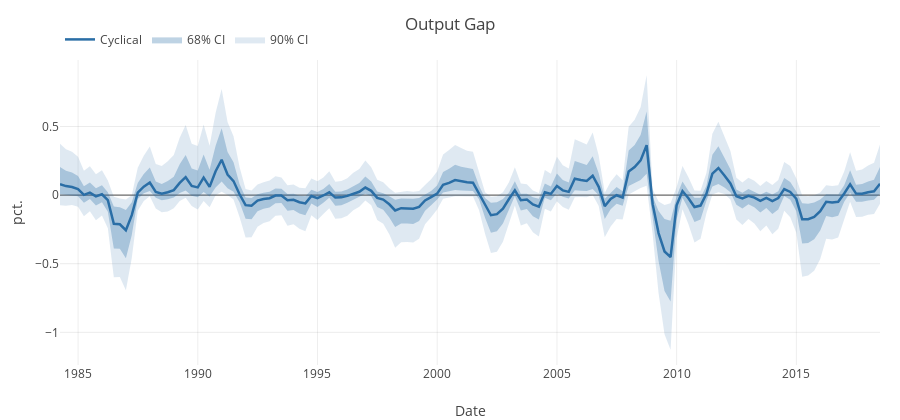
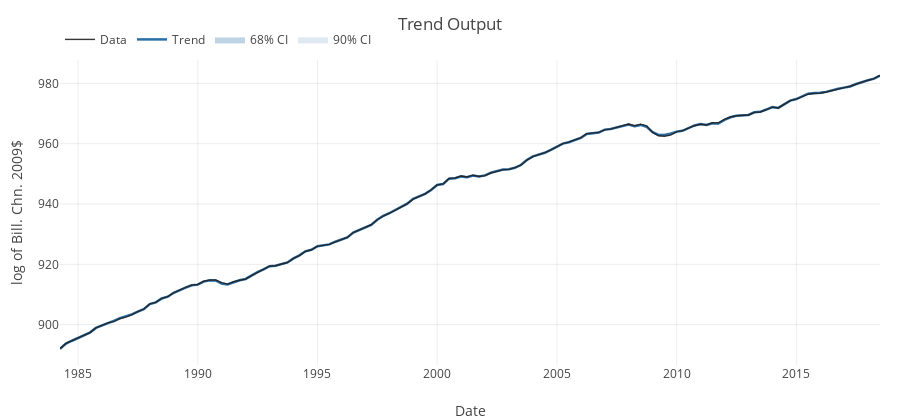
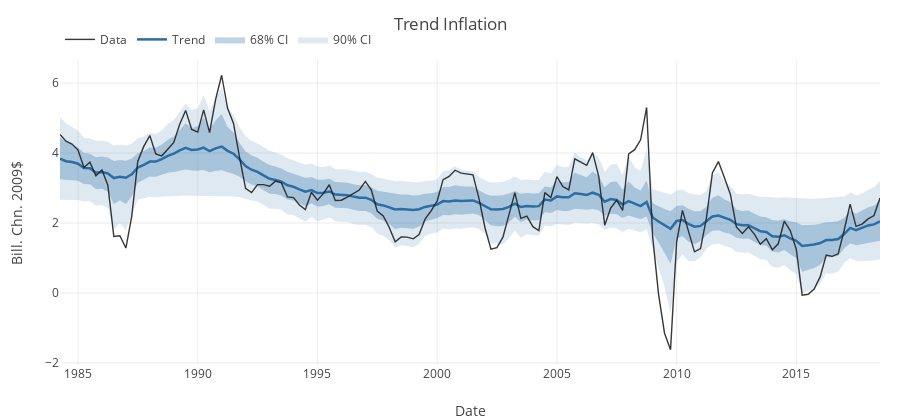

The cell these charts' notebook holds for them, in order:
### Code cell
main_color = "#2A6EA6"                    # median line
band68     = "rgba(42,110,166,0.30)"      # inner band
band90     = "rgba(42,110,166,0.15)"      # outer band
data_color = "#222222"                    # raw data

# ============= Business Cyclical =============
plt_cycle = Plot([
    scatter(x=date, y=α_05[C_ind,:].*σʸ[1], mode="lines",
            line=attr(color="rgba(0,0,0,0)"), hoverinfo="skip", showlegend=false),
    scatter(x=date, y=α_95[C_ind,:].*σʸ[1], mode="lines", name="90% CI",
            fill="tonexty", fillcolor=band90, line=attr(color="rgba(0,0,0,0)")),
    scatter(x=date, y=α_16[C_ind,:].*σʸ[1], mode="lines",
            line=attr(color="rgba(0,0,0,0)"), hoverinfo="skip", showlegend=false),
    scatter(x=date, y=α_84[C_ind,:].*σʸ[1], mode="lines", name="68% CI",
            fill="tonexty", fillcolor=band68, line=attr(color="rgba(0,0,0,0)")),
    scatter(x=date, y=α_med[C_ind,:].*σʸ[1], mode="lines", name="Cyclical",
            line=attr(color=main_color, width=2.5))
],
Layout(
    title="Output Gap", template="plotly_white", hovermode="x unified",
    width=900, height=420, margin=attr(l=60,r=20,t=60,b=55),
    xaxis=attr(title="Date", showgrid=true, zeroline=true),
    yaxis=attr(title="pct.", gridcolor="rgba(0,0,0,0.08)", zeroline=true),
    legend=attr(orientation="h", x=0.0, y=1.02, yanchor="bottom", bgcolor="rgba(0,0,0,0)")
))
display(plt_cycle)


# ============= Trend output + Data =============
plt_trend = Plot([
    # 90% band (lower then upper, fill to next y)
    scatter(x=date, y=α_05[τ_y,:].*σʸ[1], mode="lines",
            line=attr(color="rgba(0,0,0,0)"), hoverinfo="skip", showlegend=false),
    scatter(x=date, y=α_95[τ_y,:].*σʸ[1], mode="lines", name="90% CI",
            fill="tonexty", fillcolor=band90, line=attr(color="rgba(0,0,0,0)")),
    # 68% band
    scatter(x=date, y=α_16[τ_y,:].*σʸ[1], mode="lines",
            line=attr(color="rgba(0,0,0,0)"), hoverinfo="skip", showlegend=false),
    scatter(x=date, y=α_84[τ_y,:].*σʸ[1], mode="lines", name="68% CI",
            fill="tonexty", fillcolor=band68, line=attr(color="rgba(0,0,0,0)")),
    # median & data
    scatter(x=date, y=α_med[τ_y,:].*σʸ[1], mode="lines", name="Trend",
            line=attr(color=main_color, width=2.5)),
    scatter(x=date, y=y, mode="lines", name="Data",
            line=attr(color=data_color, width=1.4), opacity=0.9)
],
Layout(
    title="Trend Output", template="plotly_white", hovermode="x unified",
    width=900, height=420, margin=attr(l=60,r=20,t=60,b=55),
    xaxis=attr(title="Date", showgrid=true, zeroline=false),
    yaxis=attr(title="log of Bill. Chn. 2009\$", gridcolor="rgba(0,0,0,0.08)", zeroline=false),
    legend=attr(orientation="h", x=0.0, y=1.02, yanchor="bottom", bgcolor="rgba(0,0,0,0)")
))
display(plt_trend)


# ============= Trend Inflation =============
plt_trend = Plot([
    # 90% band (lower then upper, fill to next y)
    scatter(x=date, y=α_05[τ_π,:].*σʸ[2], mode="lines",
            line=attr(color="rgba(0,0,0,0)"), hoverinfo="skip", showlegend=false),
    scatter(x=date, y=α_95[τ_π,:].*σʸ[2], mode="lines", name="90% CI",
            fill="tonexty", fillcolor=band90, line=attr(color="rgba(0,0,0,0)")),
    # 68% band
    scatter(x=date, y=α_16[τ_π,:].*σʸ[2], mode="lines",
            line=attr(color="rgba(0,0,0,0)"), hoverinfo="skip", showlegend=false),
    scatter(x=date, y=α_84[τ_π,:].*σʸ[2], mode="lines", name="68% CI",
            fill="tonexty", fillcolor=band68, line=attr(color="rgba(0,0,0,0)")),
    # median & data
    scatter(x=date, y=α_med[τ_π,:].*σʸ[2], mode="lines", name="Trend",
            line=attr(color=main_color, width=2.5)),
    scatter(x=date, y=π_data, mode="lines", name="Data",
            line=attr(color=data_color, width=1.4), opacity=0.9)
],
Layout(
    title="Trend Inflation", template="plotly_white", hovermode="x unified",
    width=900, height=420, margin=attr(l=60,r=20,t=60,b=55),
    xaxis=attr(title="Date", showgrid=true, zeroline=false),
    yaxis=attr(title="Bill. Chn. 2009\$", gridcolor="rgba(0,0,0,0.08)", zeroline=false),
    legend=attr(orientation="h", x=0.0, y=1.02, yanchor="bottom", bgcolor="rgba(0,0,0,0)")
))
display(plt_trend)

### Figure 1 — Plotly figure (JSON) as saved in the notebook; plotly's stock layout.template omitted (floating-point values rounded to 4 significant figures; data arrays with more than 128 entries replaced by an {"elided": "..."} marker saying what was removed)
{"data": [{"hoverinfo": "skip", "line": {"color": "rgba(0,0,0,0)"}, "mode": "lines", "showlegend": false, "type": "scatter", "x": {"elided": "138 str values"}, "y": {"elided": "138 float values"}}, {"fill": "tonexty", "fillcolor": "rgba(42,110,166,0.15)", "line": {"color": "rgba(0,0,0,0)"}, "mode": "lines", "name": "90% CI", "type": "scatter", "x": {"elided": "138 str values"}, "y": {"elided": "138 float values"}}, {"hoverinfo": "skip", "line": {"color": "rgba(0,0,0,0)"}, "mode": "lines", "showlegend": false, "type": "scatter", "x": {"elided": "138 str values"}, "y": {"elided": "138 float values"}}, {"fill": "tonexty", "fillcolor": "rgba(42,110,166,0.30)", "line": {"color": "rgba(0,0,0,0)"}, "mode": "lines", "name": "68% CI", "type": "scatter", "x": {"elided": "138 str values"}, "y": {"elided": "138 float values"}}, {"line": {"color": "#2A6EA6", "width": 2.5}, "mode": "lines", "name": "Cyclical", "type": "scatter", "x": {"elided": "138 str values"}, "y": {"elided": "138 float values"}}], "layout": {"height": 420, "hovermode": "x unified", "legend": {"bgcolor": "rgba(0,0,0,0)", "orientation": "h", "x": 0, "y": 1.02, "yanchor": "bottom"}, "margin": {"b": 55, "l": 60, "r": 20, "t": 60}, "title": "Output Gap", "width": 900, "xaxis": {"showgrid": true, "title": "Date", "zeroline": true}, "yaxis": {"gridcolor": "rgba(0,0,0,0.08)", "title": "pct.", "zeroline": true}}}

### Figure 2 — Plotly figure (JSON) as saved in the notebook; plotly's stock layout.template omitted (floating-point values rounded to 4 significant figures; data arrays with more than 128 entries replaced by an {"elided": "..."} marker saying what was removed)
{"data": [{"hoverinfo": "skip", "line": {"color": "rgba(0,0,0,0)"}, "mode": "lines", "showlegend": false, "type": "scatter", "x": {"elided": "138 str values"}, "y": {"elided": "138 float values"}}, {"fill": "tonexty", "fillcolor": "rgba(42,110,166,0.15)", "line": {"color": "rgba(0,0,0,0)"}, "mode": "lines", "name": "90% CI", "type": "scatter", "x": {"elided": "138 str values"}, "y": {"elided": "138 float values"}}, {"hoverinfo": "skip", "line": {"color": "rgba(0,0,0,0)"}, "mode": "lines", "showlegend": false, "type": "scatter", "x": {"elided": "138 str values"}, "y": {"elided": "138 float values"}}, {"fill": "tonexty", "fillcolor": "rgba(42,110,166,0.30)", "line": {"color": "rgba(0,0,0,0)"}, "mode": "lines", "name": "68% CI", "type": "scatter", "x": {"elided": "138 str values"}, "y": {"elided": "138 float values"}}, {"line": {"color": "#2A6EA6", "width": 2.5}, "mode": "lines", "name": "Trend", "type": "scatter", "x": {"elided": "138 str values"}, "y": {"elided": "138 float values"}}, {"line": {"color": "#222222", "width": 1.4}, "mode": "lines", "name": "Data", "opacity": 0.9, "type": "scatter", "x": {"elided": "138 str values"}, "y": {"elided": "138 float values"}}], "layout": {"height": 420, "hovermode": "x unified", "legend": {"bgcolor": "rgba(0,0,0,0)", "orientation": "h", "x": 0, "y": 1.02, "yanchor": "bottom"}, "margin": {"b": 55, "l": 60, "r": 20, "t": 60}, "title": "Trend Output", "width": 900, "xaxis": {"showgrid": true, "title": "Date", "zeroline": false}, "yaxis": {"gridcolor": "rgba(0,0,0,0.08)", "title": "log of Bill. Chn. 2009$", "zeroline": false}}}

### Figure 3 — Plotly figure (JSON) as saved in the notebook; plotly's stock layout.template omitted (floating-point values rounded to 4 significant figures; data arrays with more than 128 entries replaced by an {"elided": "..."} marker saying what was removed)
{"data": [{"hoverinfo": "skip", "line": {"color": "rgba(0,0,0,0)"}, "mode": "lines", "showlegend": false, "type": "scatter", "x": {"elided": "138 str values"}, "y": {"elided": "138 float values"}}, {"fill": "tonexty", "fillcolor": "rgba(42,110,166,0.15)", "line": {"color": "rgba(0,0,0,0)"}, "mode": "lines", "name": "90% CI", "type": "scatter", "x": {"elided": "138 str values"}, "y": {"elided": "138 float values"}}, {"hoverinfo": "skip", "line": {"color": "rgba(0,0,0,0)"}, "mode": "lines", "showlegend": false, "type": "scatter", "x": {"elided": "138 str values"}, "y": {"elided": "138 float values"}}, {"fill": "tonexty", "fillcolor": "rgba(42,110,166,0.30)", "line": {"color": "rgba(0,0,0,0)"}, "mode": "lines", "name": "68% CI", "type": "scatter", "x": {"elided": "138 str values"}, "y": {"elided": "138 float values"}}, {"line": {"color": "#2A6EA6", "width": 2.5}, "mode": "lines", "name": "Trend", "type": "scatter", "x": {"elided": "138 str values"}, "y": {"elided": "138 float values"}}, {"line": {"color": "#222222", "width": 1.4}, "mode": "lines", "name": "Data", "opacity": 0.9, "type": "scatter", "x": {"elided": "138 str values"}, "y": {"elided": "138 float values"}}], "layout": {"height": 420, "hovermode": "x unified", "legend": {"bgcolor": "rgba(0,0,0,0)", "orientation": "h", "x": 0, "y": 1.02, "yanchor": "bottom"}, "margin": {"b": 55, "l": 60, "r": 20, "t": 60}, "title": "Trend Inflation", "width": 900, "xaxis": {"showgrid": true, "title": "Date", "zeroline": false}, "yaxis": {"gridcolor": "rgba(0,0,0,0.08)", "title": "Bill. Chn. 2009$", "zeroline": false}}}
